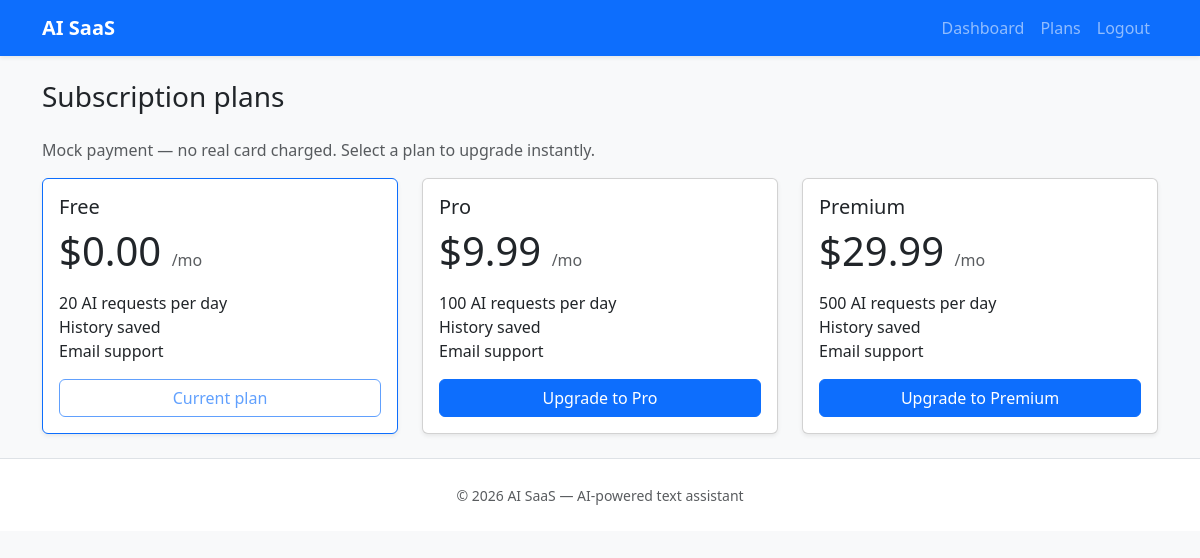
Screenshot of /upgrade.php (signed in) with the database file from the repository.
### tables this page shows
CREATE TABLE subscriptions (
    id INT UNSIGNED AUTO_INCREMENT PRIMARY KEY,
    name VARCHAR(50) NOT NULL,
    daily_limit INT UNSIGNED NOT NULL COMMENT 'Max AI requests per calendar day',
    price DECIMAL(10, 2) NOT NULL DEFAULT 0.00 COMMENT 'Monthly price (mock billing)'
);

### config/db.php (called while the page is built, shortened)
<?php
function getDb(): PDO
{
    static $pdo = null;
    if ($pdo instanceof PDO) {
        return $pdo;
    }
    $host = env('DB_HOST', '127.0.0.1');
    $name = env('DB_NAME', 'ai_saas');
    $user = env('DB_USER', 'root');
    $pass = env('DB_PASS', '');
    $dsn = "mysql:host=$host;dbname=$name;charset=utf8mb4";
    $pdo = new PDO($dsn, $user, $pass, [
        PDO::ATTR_ERRMODE            => PDO::ERRMODE_EXCEPTION,
        PDO::ATTR_DEFAULT_FETCH_MODE => PDO::FETCH_ASSOC,
        PDO::ATTR_EMULATE_PREPARES   => false,
    ]);
    return $pdo;
}

### includes/auth.php (called while the page is built, shortened)
<?php
require_once dirname(__DIR__) . '/config/db.php';
function currentUser(): ?array
{
    static $user = null;
    if ($user !== null) {
        return $user;
    }
    $stmt = getDb()->prepare(
        'SELECT u.id, u.name, u.email, u.role, u.is_banned, u.subscription_id,
                s.name AS plan_name, s.daily_limit, s.price
         FROM users u
         JOIN subscriptions s ON s.id = u.subscription_id
         WHERE u.id = ?'
    );
    $stmt->execute([$_SESSION['user_id']]);
    $user = $stmt->fetch() ?: null;
    return $user;
}
function requireLogin(): array
{
    $user = currentUser();
    return $user;
}

### upgrade.php (the view, shortened to what this page needs)
<?php
require_once __DIR__ . '/includes/auth.php';
$user = requireLogin();
$plansStmt = getDb()->query('SELECT id, name, daily_limit, price FROM subscriptions ORDER BY price ASC');
$plans = $plansStmt->fetchAll();
require_once __DIR__ . '/includes/header.php';
?>
<h1 class="h3 mb-4">Subscription plans</h1>
<p class="text-muted">Mock payment — no real card charged. Select a plan to upgrade instantly.</p>
<div class="row g-4">
    <?php foreach ($plans as $plan): ?>
        <?php
        $isCurrent = (int) $plan['id'] === (int) $user['subscription_id'];
        $cardClass = $isCurrent ? 'border-primary' : '';
        ?>
        <div class="col-md-4">
            <div class="card shadow-sm h-100 <?= $cardClass ?>">
                <div class="card-body d-flex flex-column">
                    <h5 class="card-title"><?= htmlspecialchars($plan['name']) ?></h5>
                    <p class="display-6">
                        $<?= number_format((float) $plan['price'], 2) ?>
                        <span class="fs-6 text-muted">/mo</span>
                    </p>
                    <ul class="list-unstyled flex-grow-1">
                        <li><?= (int) $plan['daily_limit'] ?> AI requests per day</li>
                        <li>History saved</li>
                        <li>Email support</li>
                    </ul>
                    <?php if ($isCurrent): ?>
                        <span class="btn btn-outline-primary disabled">Current plan</span>
                    <?php else: ?>
                        <form method="post">
                            <button type="submit" class="btn btn-primary w-100">
                                Upgrade to <?= htmlspecialchars($plan['name']) ?>
                            </button>
                        </form>
                    <?php endif; ?>
                </div>
            </div>
        </div>
    <?php endforeach; ?>
</div>
<?php require_once __DIR__ . '/includes/footer.php'; ?>

### rows the page displays
subscriptions: name "Free", price "0.00", daily_limit "20", shows "Current plan"
subscriptions: name "Pro", price "9.99", daily_limit "100"
subscriptions: name "Premium", price "29.99", daily_limit "500"
